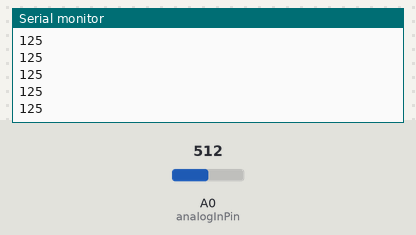
A sketch run on a simulated Arduino Uno, built with avr-gcc and run on an emulated ATmega328P. On the bench: the last lines printed to the serial monitor. The test bench sets the inputs (shaded band); at power-on: A0 (analogInPin) = 512.

Above: at 1.2 s.
1.3 s: A0 (analogInPin) set to 716
At 1.31 s:
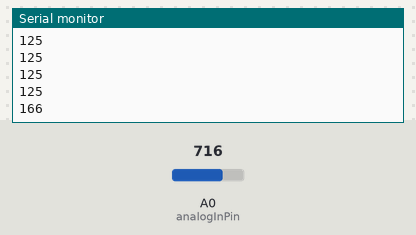
2.8 s: A0 (analogInPin) set to 900
At 2.81 s:
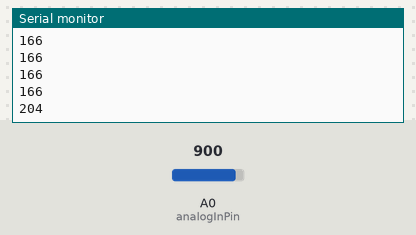
Timing chart, 0 to 5.8 s (numbered marks = the images above; inputs shaded):
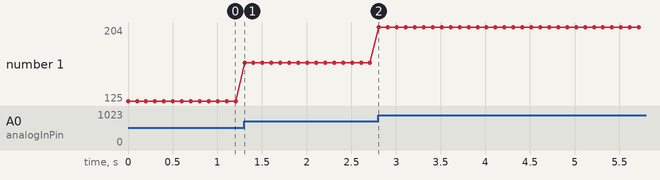

Measured:
- after the input at 1.3 s, the serial monitor: prints a new line at once (image 1)
- after the input at 2.8 s, the serial monitor: prints a new line at once (image 2)
- plotted number 1: 125 → 166 after the input at 1.3 s, 166 → 204 after the input at 2.8 s

The sketch:

ldr_matplotlib_arduino.ino
```cpp
// Sensor (LDR) - Graph - Viewer
// www.fisicarduino.com
// Autor: Marcelo Rocha
// Data: 18-04-2014

const int analogInPin = 0;  // entrada que recebe a saido do divisor de tensao

int sensorValue = 0;
int outputValue = 0;

void setup() {
  // inicializa a comunicacao serial com a velocidade de 9600 bps:
  Serial.begin(9600);
}

void loop() {
  // le a entrada analogica
  sensorValue = analogRead(analogInPin);
  // mapeia o intervalo de saida
  outputValue = map(sensorValue, 0, 1023, 20, 230);

  // envia o valor da variavel para a porta serial
  Serial.print(outputValue);
  // envia o caracter 'nova linha' para a porta serial
  Serial.print('\n');

  digitalWrite(13,LOW); // apaga o led ligada ao pino 13
  delay(100); // aguarda 10ms
  digitalWrite(13,HIGH);   // acende o led
}
```
